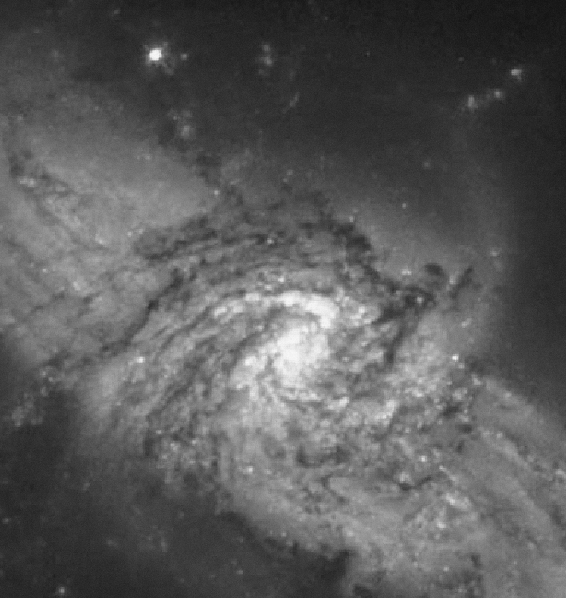
#> input picture HW#2/Sum.png, 566 x 598 px
$ python SobelFilter.py
#> lines starting #> are read from the running program, lines starting #| are printed output that depends on the picture
import cv2
import numpy as np
from matplotlib import pyplot as plt

Input = cv2.imread('Sum.png',0)
#> Input is the input picture: shape (598, 566); min 18, max 247, mean 90.1

horizontalSobelFilter = np.array([[-1, -2, -1], [0, 0, 0], [1,2,1]], float)

horizontalOutput = cv2.filter2D(Input,-1,horizontalSobelFilter)
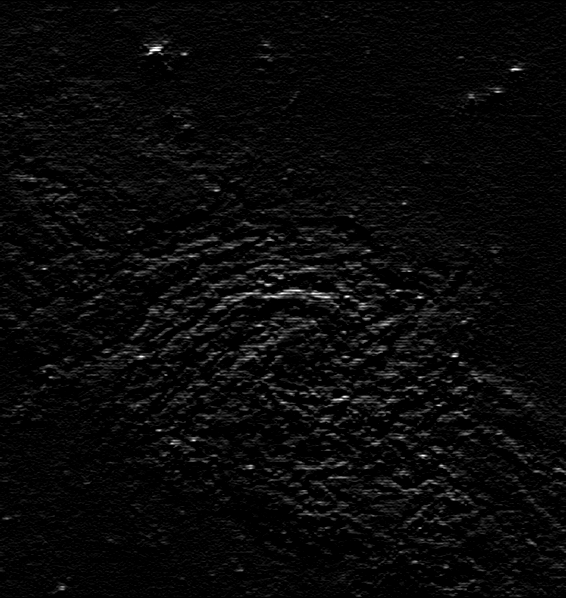
#> horizontalOutput: shape (598, 566); min 0, max 255, mean 9.2

virticalSobelFilter = np.array([[-1, 0, 1], [-2, 0, 2], [-1,0,1]], float)

virticalOutput = cv2.filter2D(Input,-1,virticalSobelFilter)
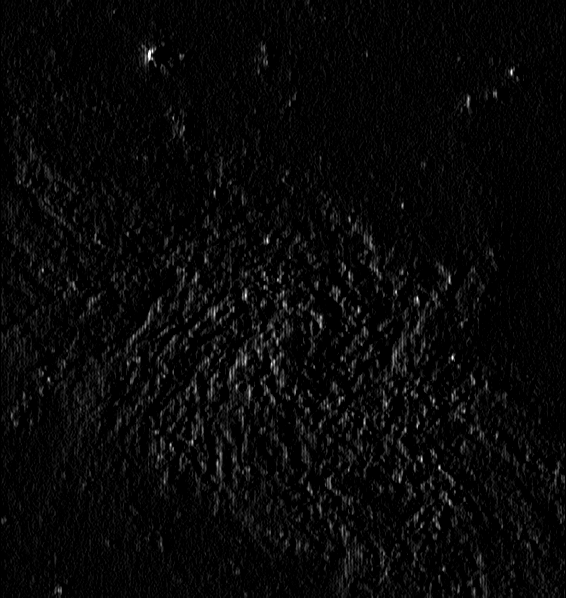
#> virticalOutput: shape (598, 566); min 0, max 255, mean 8.3

Output= cv2.add(horizontalOutput,virticalOutput)
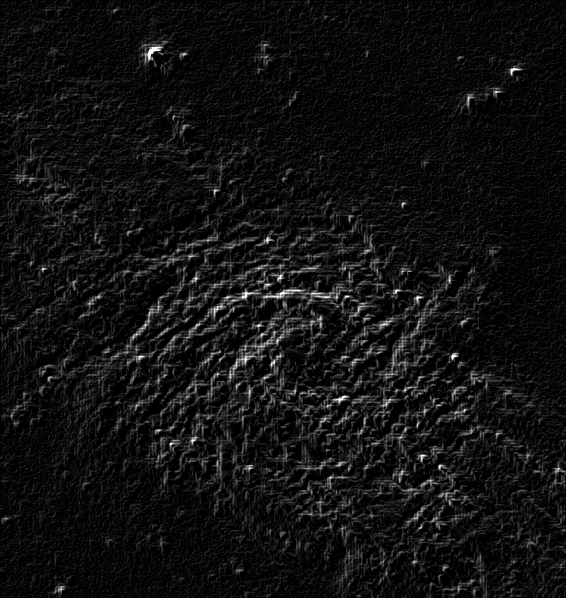
#> Output: shape (598, 566); min 0, max 255, mean 17.5

# cv2.imwrite('SobelFilter.png',Output)

plt.imshow(Output, cmap = 'gray', interpolation='bicubic')
plt.show()
